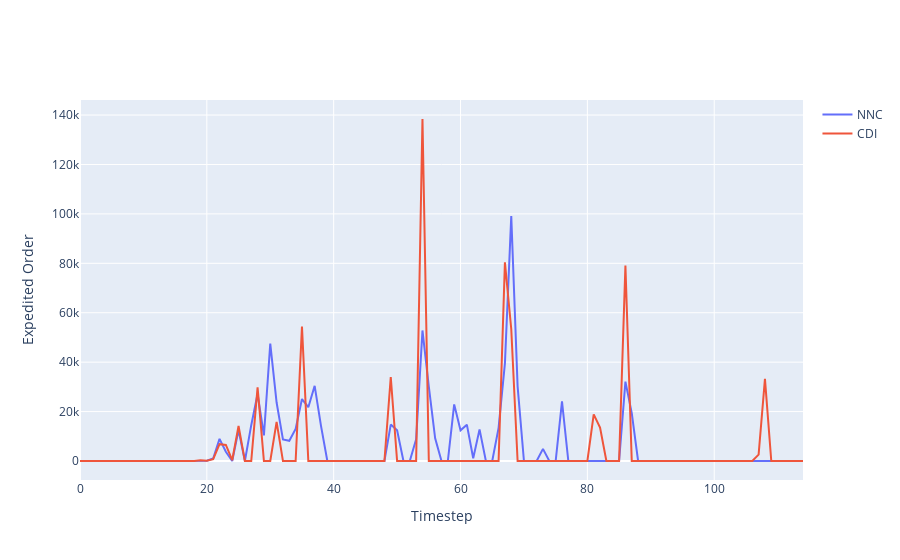

The cell this chart's notebook holds for it:
### Code cell
a = go.Scatter(y=[x.item() for x in nn_qe[1:]], name='NNC')
b = go.Scatter(y=cdi_qe, name='CDI')
fig = go.Figure([a,b])
fig.layout.xaxis.title = 'Timestep'
fig.layout.yaxis.title = 'Expedited Order'
fig

### Figure 1 — Plotly figure (JSON) as saved in the notebook; plotly's stock layout.template omitted (floating-point values rounded to 4 significant figures)
{"data": [{"name": "NNC", "type": "scatter", "y": [32, 1, 0, 0, 0, 0, 0, 0, 0, 0, 0, 0, 0, 0, 0, 0, 0, 0, 0, 103, 111, 982, 8961, 3764, 0, 12481, 0, 14493, 27119, 10337, 47488, 23664, 8691, 8173, 12986, 25060, 21762, 30416, 14218, 0, 0, 0, 0, 0, 0, 0, 0, 0, 0, 14745, 12434, 0, 0, 8777, 52835, 30139, 9157, 0, 0, 22920, 12427, 14712, 1100, 12793, 0, 0, 13408, 39529, 99118, 30214, 0, 0, 0, 4911, 0, 0, 24163, 0, 0, 0, 0, 0, 0, 0, 0, 0, 32105, 19407, 0, 0, 0, 0, 0, 0, 0, 0, 0, 0, 0, 0, 0, 0, 0, 0, 0, 0, 0, 0, 0, 0, 0, 0, 0, 0, 0]}, {"name": "CDI", "type": "scatter", "y": [0, 0, 0, 0, 0, 0, 0, 0, 0, 0, 0, 0, 0, 0, 0, 0, 0, 0, 0, 320, 83, 729, 6819, 6500, 315, 14189, 0, 0, 29765, 0, 0, 15866, 0, 0, 0, 54369, 0, 0, 0, 0, 0, 0, 0, 0, 0, 0, 0, 0, 0, 34005, 0, 0, 0, 0, 138408, 0, 0, 0, 0, 0, 0, 0, 0, 0, 0, 0, 0, 80380, 53412, 0, 0, 0, 0, 0, 0, 0, 0, 0, 0, 0, 0, 18887, 13499, 0, 0, 0, 79128, 0, 0, 0, 0, 0, 0, 0, 0, 0, 0, 0, 0, 0, 0, 0, 0, 0, 0, 0, 0, 2597, 33237, 0, 0, 0, 0, 0, 0]}], "layout": {"xaxis": {"title": {"text": "Timestep"}}, "yaxis": {"title": {"text": "Expedited Order"}}}}
